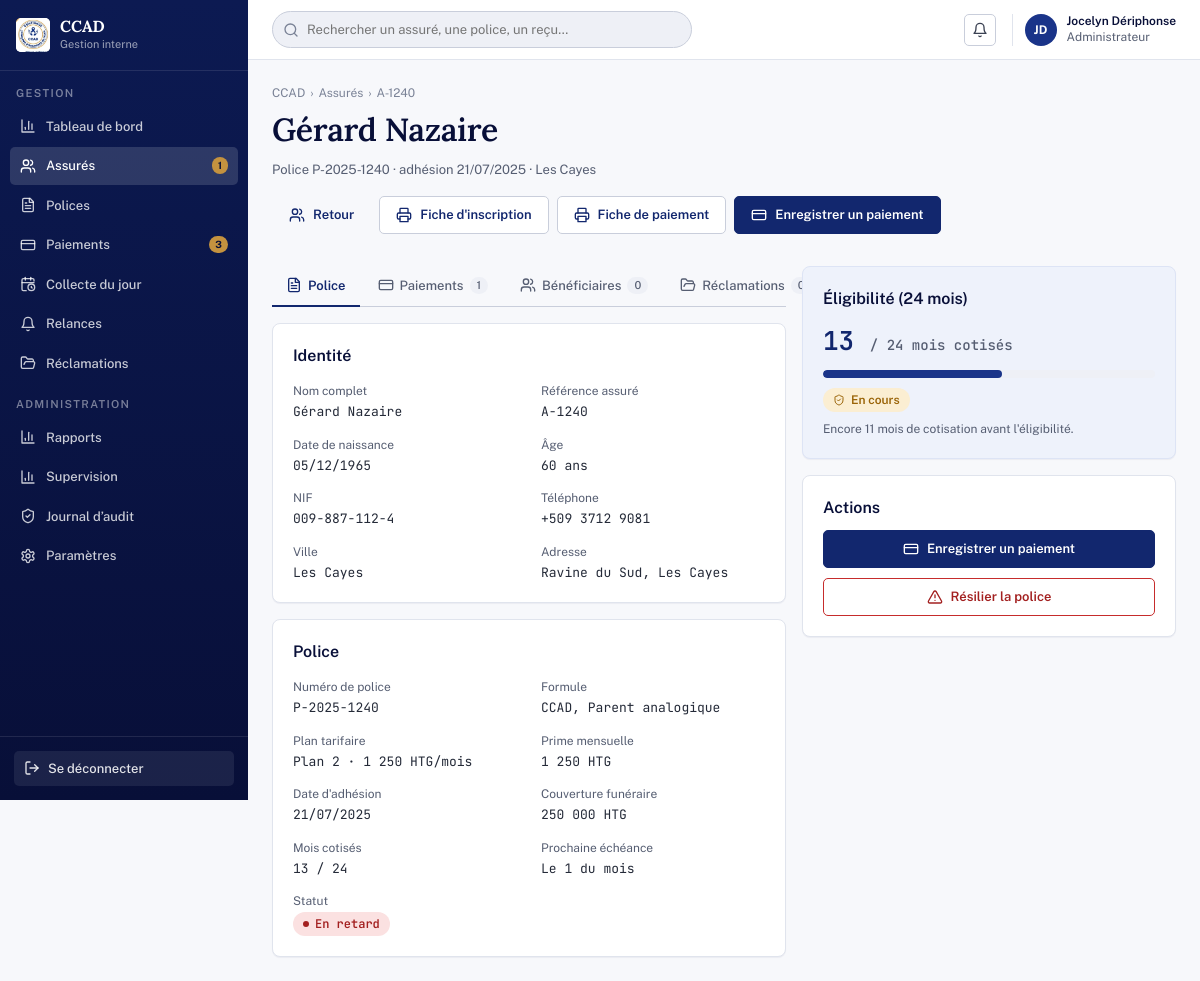
Page /assure_fiche.php?numero=P-2025-1240 (signed in) on the committed database.
### tables this page shows
CREATE TABLE polices (
  id                    INT UNSIGNED AUTO_INCREMENT PRIMARY KEY,
  numero                VARCHAR(20) NOT NULL UNIQUE,
  assure_id             INT UNSIGNED NOT NULL,
  formule_id            INT UNSIGNED NOT NULL,
  plan_id               INT UNSIGNED NOT NULL,
  prime                 DECIMAL(12,2) NOT NULL,
  capital               DECIMAL(14,2) NOT NULL,
  devise                ENUM('HTG','USD') NOT NULL DEFAULT 'HTG',
  frais_inscription     DECIMAL(12,2) NOT NULL DEFAULT 0,
  mode_paiement         ENUM('moncash','especes','virement','cheque') NOT NULL DEFAULT 'moncash',
  moncash_numero        VARCHAR(30) DEFAULT NULL,
  zone_collecte         VARCHAR(80) DEFAULT NULL,
  date_adhesion         DATE NOT NULL,
  jour_echeance         TINYINT UNSIGNED NOT NULL DEFAULT 1,
   
  chef_famille          VARCHAR(150) DEFAULT NULL,
  situation_foyer       VARCHAR(40) DEFAULT NULL,
  personne_urgence      VARCHAR(150) DEFAULT NULL,
  telephone_urgence     VARCHAR(30) DEFAULT NULL,
  lieu_inhumation_prevu VARCHAR(150) DEFAULT NULL,
  caveau                VARCHAR(150) DEFAULT NULL,
  statut                ENUM('Active','En retard','En attente','Suspendue','Résiliée') NOT NULL DEFAULT 'En attente',
  cree_le               DATETIME NOT NULL DEFAULT CURRENT_TIMESTAMP,
  resilie_le            DATETIME DEFAULT NULL,
  FOREIGN KEY (assure_id) REFERENCES assures(id),
  FOREIGN KEY (formule_id) REFERENCES formules(id),
  FOREIGN KEY (plan_id) REFERENCES plans(id)
);

CREATE TABLE assures (
  id                  INT UNSIGNED AUTO_INCREMENT PRIMARY KEY,
  reference           VARCHAR(20) NOT NULL UNIQUE,
  prenom              VARCHAR(80) NOT NULL,
  nom                 VARCHAR(120) NOT NULL,
  sexe                ENUM('f','m') DEFAULT NULL,
  date_naissance      DATE DEFAULT NULL,
  lieu_naissance      VARCHAR(120) DEFAULT NULL,
  etat_civil          ENUM('celibataire','marie','placage','veuf','divorce') DEFAULT NULL,
  nif                 VARCHAR(30) DEFAULT NULL,
  profession          VARCHAR(120) DEFAULT NULL,
  personnes_charge    TINYINT UNSIGNED DEFAULT 0,
  telephone           VARCHAR(30) DEFAULT NULL,
  telephone2          VARCHAR(30) DEFAULT NULL,
  email               VARCHAR(150) DEFAULT NULL,
  departement_id      INT UNSIGNED DEFAULT NULL,
  commune_id          INT UNSIGNED DEFAULT NULL,
  section_communale   VARCHAR(120) DEFAULT NULL,
  adresse             VARCHAR(255) DEFAULT NULL,
  temoin1_nom         VARCHAR(120) DEFAULT NULL,
  temoin1_telephone   VARCHAR(30) DEFAULT NULL,
  temoin2_nom         VARCHAR(120) DEFAULT NULL,
  temoin2_telephone   VARCHAR(30) DEFAULT NULL,
  photo_path          VARCHAR(255) DEFAULT NULL,
  agent_id            INT UNSIGNED DEFAULT NULL,
  cree_le             DATETIME NOT NULL DEFAULT CURRENT_TIMESTAMP,
  FOREIGN KEY (departement_id) REFERENCES departements(id),
  FOREIGN KEY (commune_id) REFERENCES communes(id),
  FOREIGN KEY (agent_id) REFERENCES utilisateurs(id)
);

CREATE TABLE communes (
  id              INT UNSIGNED AUTO_INCREMENT PRIMARY KEY,
  departement_id  INT UNSIGNED NOT NULL,
  nom             VARCHAR(80) NOT NULL,
  FOREIGN KEY (departement_id) REFERENCES departements(id) ON DELETE CASCADE,
  UNIQUE KEY uniq_commune (departement_id, nom)
);

CREATE TABLE formules (
  id            INT UNSIGNED AUTO_INCREMENT PRIMARY KEY,
  code          VARCHAR(20) NOT NULL UNIQUE,
  nom           VARCHAR(120) NOT NULL,
  description   TEXT,
  actif         TINYINT(1) NOT NULL DEFAULT 1
);

CREATE TABLE plans (
  id            INT UNSIGNED AUTO_INCREMENT PRIMARY KEY,
  code          VARCHAR(20) NOT NULL UNIQUE,
  nom           VARCHAR(60) NOT NULL,
  prime         DECIMAL(12,2) NOT NULL,
  capital       DECIMAL(14,2) NOT NULL,
  actif         TINYINT(1) NOT NULL DEFAULT 1,
  ordre         INT UNSIGNED NOT NULL DEFAULT 0
);

CREATE TABLE reglages_organisation (
  id              TINYINT UNSIGNED PRIMARY KEY DEFAULT 1,
  nom             VARCHAR(200) NOT NULL,
  nif             VARCHAR(30) DEFAULT NULL,
  adresse         VARCHAR(255) DEFAULT NULL,
  telephone       VARCHAR(80) DEFAULT NULL,
  email           VARCHAR(150) DEFAULT NULL,
  site            VARCHAR(150) DEFAULT NULL,
  slogan          VARCHAR(255) DEFAULT NULL,
  frais_inscription DECIMAL(12,2) NOT NULL DEFAULT 1000,
  devise          ENUM('HTG','USD') NOT NULL DEFAULT 'HTG',
  CONSTRAINT chk_org_single_row CHECK (id = 1)
);

CREATE TABLE reglages_regles (
  id                  TINYINT UNSIGNED PRIMARY KEY DEFAULT 1,
  eligibilite_mois    SMALLINT UNSIGNED NOT NULL DEFAULT 24,
  retard_jours        SMALLINT UNSIGNED NOT NULL DEFAULT 30,
  suspension_jours    SMALLINT UNSIGNED NOT NULL DEFAULT 60,
  echeance_jour       TINYINT UNSIGNED NOT NULL DEFAULT 1,
  CONSTRAINT chk_regles_single_row CHECK (id = 1)
);

### includes/auth.php (called while the page is built, shortened)
<?php
require_once __DIR__ . '/../config/db.php';
function current_user(): ?array
{
    return $_SESSION['user'] ?? null;
}
function has_permission(string $cle): bool
{
    $user = current_user();
    return $user !== null && in_array($cle, $user['permissions'], true);
}

### config/db.php (called while the page is built, shortened)
<?php
function db(): PDO
{
    static $pdo = null;
    if ($pdo === null) {
        $dsn = 'mysql:host=' . DB_HOST . ';dbname=' . DB_NAME . ';charset=' . DB_CHARSET;
        $pdo = new PDO($dsn, DB_USER, DB_PASS, [
            PDO::ATTR_ERRMODE => PDO::ERRMODE_EXCEPTION,
            PDO::ATTR_DEFAULT_FETCH_MODE => PDO::FETCH_ASSOC,
            PDO::ATTR_EMULATE_PREPARES => false,
        ]);
    }
    return $pdo;
}

### assure_fiche.php (the view, shortened to what this page needs)
<?php
require_once __DIR__ . '/includes/functions.php';
require_once __DIR__ . '/includes/auth.php';
$pdo = db();
$numero = $_GET['numero'] ?? '';
function load_police(PDO $pdo, string $numero): ?array
{
    $stmt = $pdo->prepare("
        SELECT p.*, a.reference, a.prenom, a.nom, a.date_naissance, a.nif, a.telephone, a.telephone2, a.email,
               a.profession, a.adresse, a.section_communale, a.sexe, a.etat_civil, a.id AS assure_id,
               com.nom AS ville, dep.nom AS departement, pl.nom AS plan_nom, pl.capital AS plan_capital, pl.id AS plan_id,
               f.nom AS formule_nom
        FROM polices p
        JOIN assures a ON a.id = p.assure_id
        JOIN plans pl ON pl.id = p.plan_id
        JOIN formules f ON f.id = p.formule_id
        LEFT JOIN communes com ON com.id = a.commune_id
        LEFT JOIN departements dep ON dep.id = a.departement_id
        WHERE p.numero = ?
    ");
    $stmt->execute([$numero]);
    return $stmt->fetch() ?: null;
}
$police = load_police($pdo, $numero);
$devise = organisation()['devise'] ?? 'HTG';
$r = regles();
$eligMois = (int) $r['eligibilite_mois'];
require __DIR__ . '/includes/layout_start.php';
$tab = $_GET['tab'] ?? 'police';
$mois = mois_cotises($police['date_adhesion']);
$eligible = $mois >= $eligMois;
$paiements = $pdo->prepare('SELECT * FROM paiements WHERE police_id=? ORDER BY date_paiement DESC');
$paiements->execute([$police['id']]);
$paiements = $paiements->fetchAll();
function tab_link(string $numero, string $tab, string $current, string $label, string $icon, ?int $count = null): void
{
    $cls = 'tabs__item' . ($tab === $current ? ' is-active' : '');
    echo '<a class="' . $cls . '" href="assure_fiche.php?numero=' . urlencode($numero) . '&tab=' . $tab . '">' . icon($icon, 16) . ' ' . h($label);
    if ($count !== null) echo '<span class="tabs__count">' . $count . '</span>';
    echo '</a>';
}
?>
<div class="page-header">
  <div>
    <div class="page-header__breadcrumbs"><span>CCAD</span><span>Assurés</span><span><?= h($police['reference']) ?></span></div>
    <h1 class="page-header__title"><?= h($police['prenom'] . ' ' . $police['nom']) ?></h1>
    <div class="page-header__meta">Police <?= h($police['numero']) ?> · adhésion <?= fmt_date_fr($police['date_adhesion']) ?> · <?= h($police['ville'] ?? '—') ?></div>
  </div>
  <div class="page-header__actions">
    <a class="btn btn--ghost" href="assures.php"><?= icon('users',16) ?> Retour</a>
    <a class="btn btn--secondary" href="pages/print/inscription.php?numero=<?= urlencode($police['numero']) ?>" target="_blank"><?= icon('printer',16) ?> Fiche d'inscription</a>
    <a class="btn btn--secondary" href="pages/print/paiement.php?numero=<?= urlencode($police['numero']) ?>" target="_blank"><?= icon('printer',16) ?> Fiche de paiement</a>
    <?php if (has_permission('paiements')): ?>
    <button class="btn btn--primary" type="button" onclick="document.getElementById('payModal').style.display='flex'"><?= icon('credit-card',16) ?> Enregistrer un paiement</button>
    <?php endif; ?>
  </div>
</div>
<div class="form-row">
  <div class="form-col">
    <div class="tabs">
      <?php
        tab_link($police['numero'], 'police', $tab, 'Police', 'file-text');
        tab_link($police['numero'], 'paiements', $tab, 'Paiements', 'credit-card', count($paiements));
      ?>
    </div>
    <?php if ($tab === 'police'): ?>
      <div class="card">
        <div class="card__title" style="margin-bottom:14px">Identité</div>
        <div class="deflist" style="--cols:2">
          <div><div class="deflist__term">Nom complet</div><div class="deflist__value"><?= h($police['prenom'] . ' ' . $police['nom']) ?></div></div>
          <div><div class="deflist__term">Référence assuré</div><div class="deflist__value"><?= h($police['reference']) ?></div></div>
          <div><div class="deflist__term">Date de naissance</div><div class="deflist__value"><?= fmt_date_fr($police['date_naissance']) ?></div></div>
          <div><div class="deflist__term">Âge</div><div class="deflist__value"><?= age_years($police['date_naissance']) ?? '—' ?> ans</div></div>
          <div><div class="deflist__term">NIF</div><div class="deflist__value"><?= h($police['nif'] ?? '—') ?></div></div>
          <div><div class="deflist__term">Téléphone</div><div class="deflist__value"><?= h($police['telephone'] ?? '—') ?></div></div>
          <div><div class="deflist__term">Ville</div><div class="deflist__value"><?= h($police['ville'] ?? '—') ?></div></div>
          <div><div class="deflist__term">Adresse</div><div class="deflist__value"><?= h($police['adresse'] ?? '—') ?></div></div>
        </div>
      </div>
      <div class="card">
        <div class="card__title" style="margin-bottom:14px">Police</div>
        <div class="deflist" style="--cols:2">
          <div><div class="deflist__term">Numéro de police</div><div class="deflist__value"><?= h($police['numero']) ?></div></div>
          <div><div class="deflist__term">Formule</div><div class="deflist__value"><?= h($police['formule_nom']) ?></div></div>
          <div><div class="deflist__term">Plan tarifaire</div><div class="deflist__value"><?= h($police['plan_nom']) ?> · <?= fmt_money($police['prime'], $devise) ?>/mois</div></div>
          <div><div class="deflist__term">Prime mensuelle</div><div class="deflist__value"><?= fmt_money($police['prime'], $devise) ?></div></div>
          <div><div class="deflist__term">Date d'adhésion</div><div class="deflist__value"><?= fmt_date_fr($police['date_adhesion']) ?></div></div>
          <div><div class="deflist__term">Couverture funéraire</div><div class="deflist__value"><?= fmt_money($police['capital'], $devise) ?></div></div>
          <div><div class="deflist__term">Mois cotisés</div><div class="deflist__value"><?= $mois ?> / <?= $eligMois ?></div></div>
          <div><div class="deflist__term">Prochaine échéance</div><div class="deflist__value">Le <?= (int) $r['echeance_jour'] ?> du mois</div></div>
          <div><div class="deflist__term">Statut</div><div class="deflist__value"><?= badge_html($police['statut']) ?></div></div>
        </div>
      </div>
    <?php endif; ?>
  </div>
  <div class="form-col form-col--side">
    <div class="card card--brand">
      <div class="card__title" style="margin-bottom:10px">Éligibilité (<?= $eligMois ?> mois)</div>
      <div style="font-family:var(--font-numeric);font-size:26px;font-weight:600;color:var(--navy-700)"><?= $mois ?> <span style="font-size:14px;font-weight:500;color:var(--text-muted)">/ <?= $eligMois ?> mois cotisés</span></div>
      <div class="split-row__bar" style="margin:10px 0"><div class="split-row__fill" style="width:<?= min(100, round($mois/$eligMois*100)) ?>%;background:var(--navy-600)"></div></div>
      <span class="badge badge--<?= $eligible ? 'success' : 'warning' ?>"><?= icon('shield-check',12) ?> <?= $eligible ? 'Éligible' : 'En cours' ?></span>
      <div class="text-muted" style="font-size:12px;margin-top:8px"><?= $eligible ? "Délai de $eligMois mois atteint — capital décès mobilisable." : 'Encore ' . ($eligMois - $mois) . ' mois de cotisation avant l\'éligibilité.' ?></div>
    </div>
    <?php if (has_permission('polices')): ?>
    <div class="card">
      <div class="card__title" style="margin-bottom:10px">Actions</div>
      <div class="stack stack--sm">
        <?php if (has_permission('paiements')): ?><button class="btn btn--primary btn--full" type="button" onclick="document.getElementById('payModal').style.display='flex'"><?= icon('credit-card',16) ?> Enregistrer un paiement</button><?php endif; ?>
        <?php if ($police['statut'] !== 'Résiliée'): ?><button class="btn btn--danger btn--full" type="button" onclick="document.getElementById('resilModal').style.display='flex'"><?= icon('triangle-alert',16) ?> Résilier la police</button><?php endif; ?>
      </div>
    </div>
    <?php endif; ?>
  </div>
</div>
<?php require __DIR__ . '/includes/layout_end.php'; ?>

### includes/functions.php (shortened to what this page needs)
<?php
require_once __DIR__ . '/../config/db.php';
function h(?string $s): string
{
    return htmlspecialchars($s ?? '', ENT_QUOTES, 'UTF-8');
}
function fmt_money($n, ?string $devise = null): string
{
    $s = number_format((float) $n, 0, ',', ' ');
    return $devise ? $s . ' ' . $devise : $s;
}
function fmt_date_fr(?string $ymd): string
{
    $t = strtotime($ymd);
    return $t ? date('d/m/Y', $t) : '—';
}
function age_years(?string $date_naissance): ?int
{
    $naiss = new DateTime($date_naissance);
    $aujourdhui = new DateTime();
    return $naiss->diff($aujourdhui)->y;
}
function mois_cotises(string $date_adhesion): int
{
    $adh = new DateTime($date_adhesion);
    $aujourdhui = new DateTime();
    $diff = $adh->diff($aujourdhui);
    return $diff->y * 12 + $diff->m;
}
function badge_tone(string $statut): string
{
    static $tones = [
        'Active' => 'success',
        'En retard' => 'danger',
        'En attente' => 'warning',
        'Suspendue' => 'neutral',
        'Résiliée' => 'neutral',
        'Encaissé' => 'success',
        'À valider' => 'warning',
        'Rejeté' => 'danger',
        'Versé' => 'success',
        'En cours' => 'warning',
        'Archivé' => 'neutral',
    ];
    return $tones[$statut] ?? 'neutral';
}
function badge_html(string $statut, ?string $tone = null): string
{
    $tone = $tone ?? badge_tone($statut);
    return '<span class="badge badge--' . h($tone) . '"><i class="badge__dot"></i>' . h($statut) . '</span>';
}
function regles(): array
{
    static $r = null;
    if ($r === null) {
        $r = db()->query('SELECT * FROM reglages_regles WHERE id = 1')->fetch() ?: [
            'eligibilite_mois' => 24, 'retard_jours' => 30, 'suspension_jours' => 60, 'echeance_jour' => 1,
        ];
    }
    return $r;
}
function organisation(): array
{
    static $o = null;
    if ($o === null) {
        $o = db()->query('SELECT * FROM reglages_organisation WHERE id = 1')->fetch() ?: [];
    }
    return $o;
}
function icon(string $name, int $size = 16): string
{
    $p = $paths[$name] ?? $paths['file-text'];
    return '<svg xmlns="http://www.w3.org/2000/svg" width="' . $size . '" height="' . $size . '" viewBox="0 0 24 24" fill="none" stroke="currentColor" stroke-width="2" stroke-linecap="round" stroke-linejoin="round" class="icon" aria-hidden="true">' . $p . '</svg>';
}

### rows in the picture
polices: assure.reference "A-1240", assure.nom "Gérard Nazaire", numero "P-2025-1240", date_adhesion "21/07/2025", communes.nom "Les Cayes", assure.date_naissance "05/12/1965", assure.date_naissance "60", assure.nif "009-887-112-4", assure.telephone "+509 3712 9081", assure.adresse "Ravine du Sud, Les Cayes", formule.nom "CCAD, Parent analogique", plan.nom "Plan 2", prime.devise "1 250 HTG", capital.devise "250 000 HTG", date_adhesion "13", statut "En retard"
reglages_regles: eligibilite_mois "24", echeance_jour "1", $eligMois-$mois "11"

### other values in the picture
APP_NAME "CCAD"
APP_SUBTITLE "Gestion interne"
$label "Tableau de bord Assurés Polices Paiements Collecte du jour Relances Réclamations Rapports Supervision Journal d’audit Paramètres"
$badge "1 3"
$user['nom_complet'] "Jocelyn Dériphonse"
$user['role'] "Administrateur"
$label "Police Paiements Bénéficiaires Réclamations"
